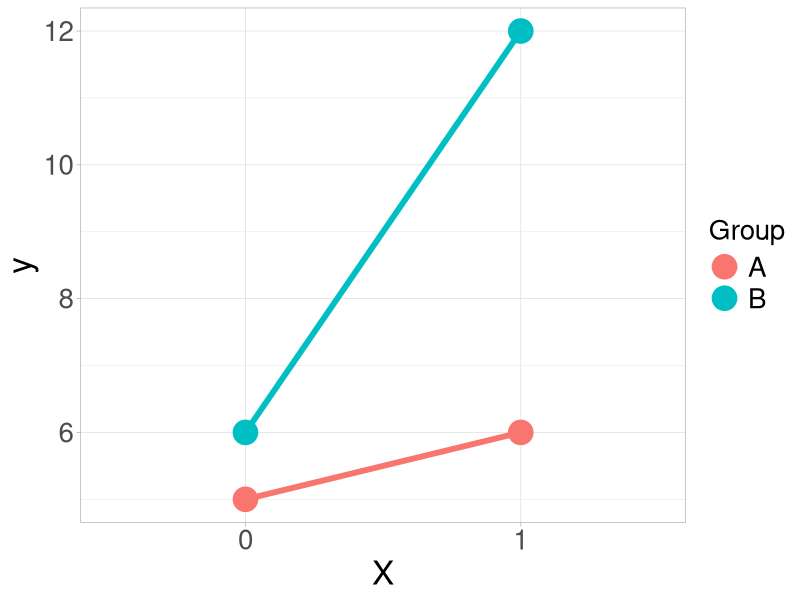
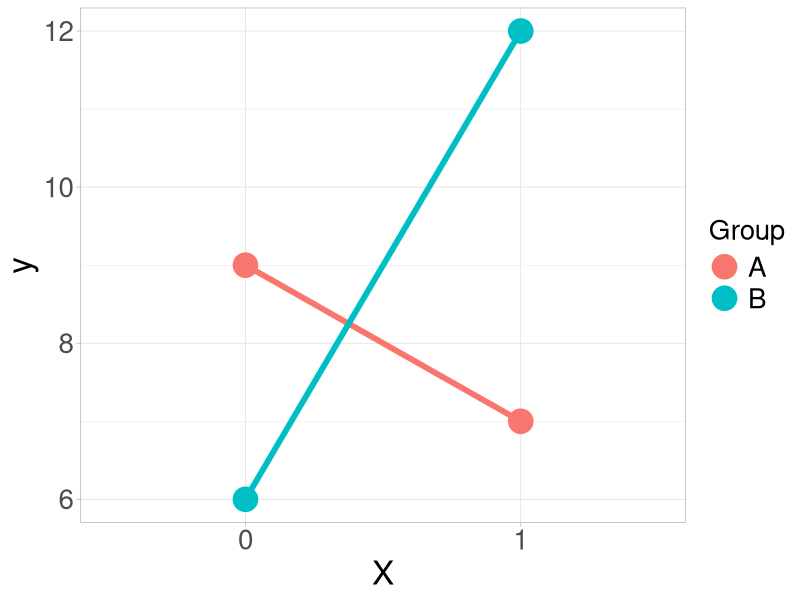
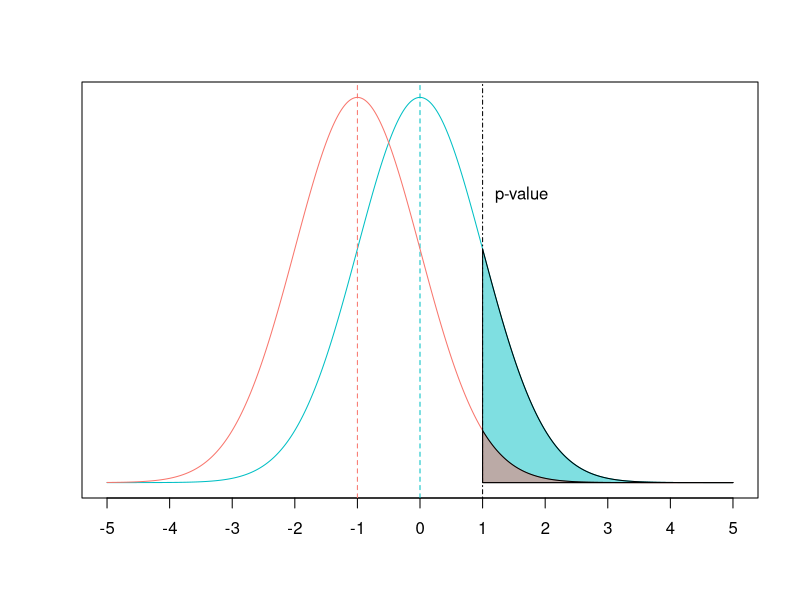
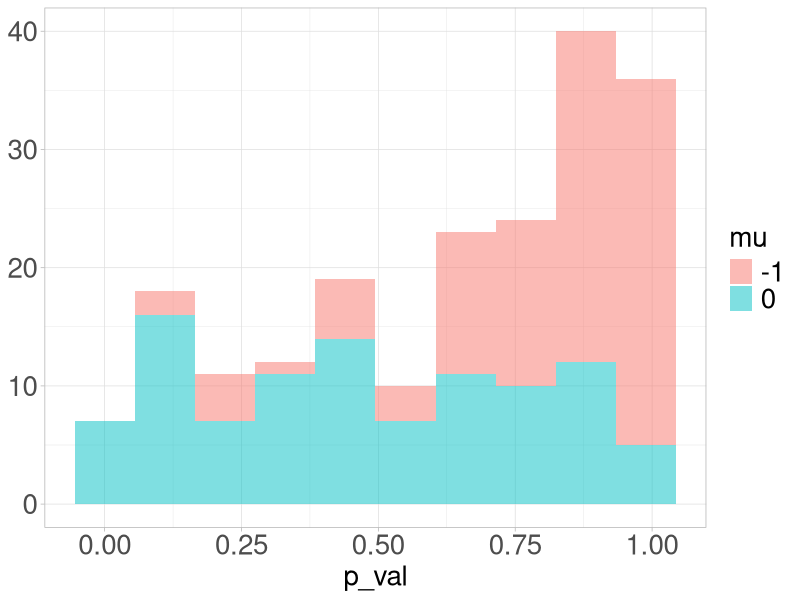
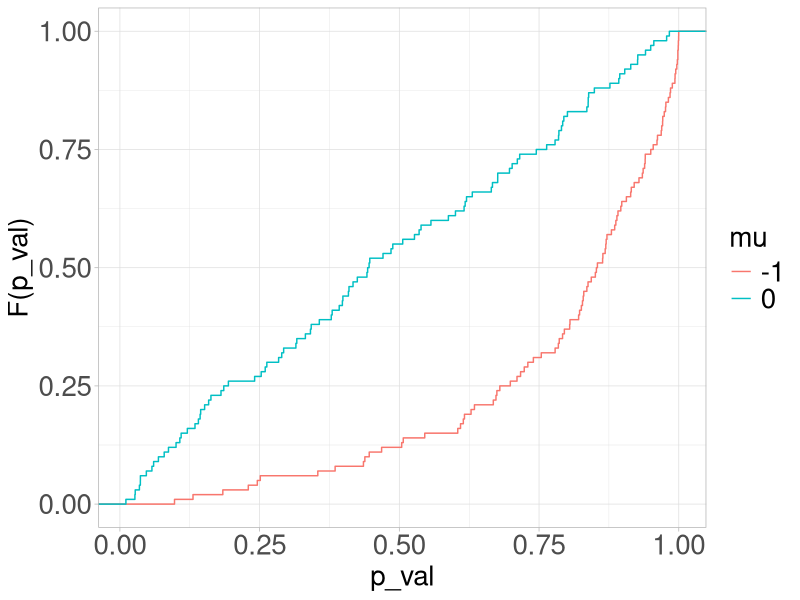
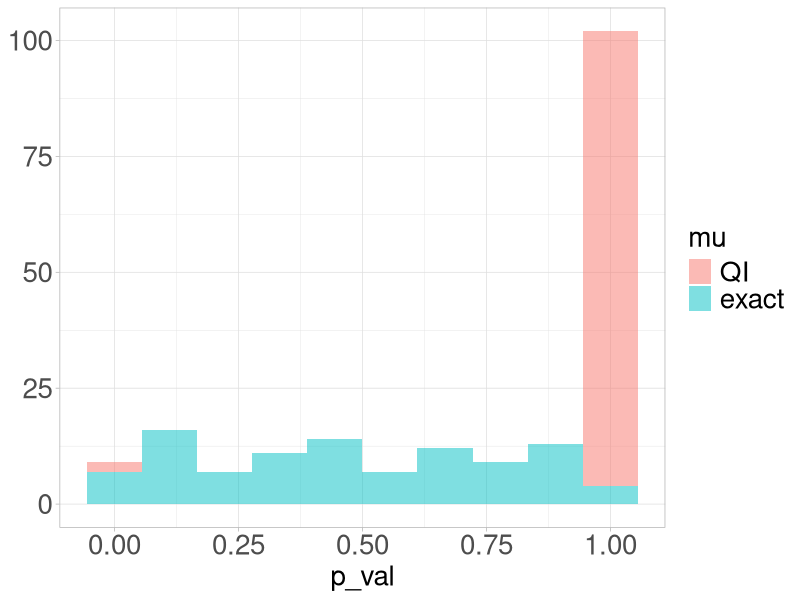
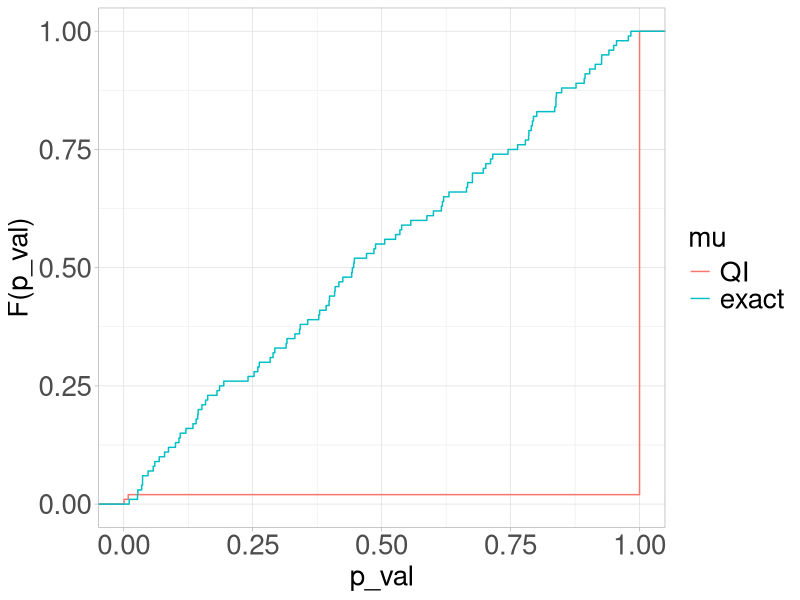
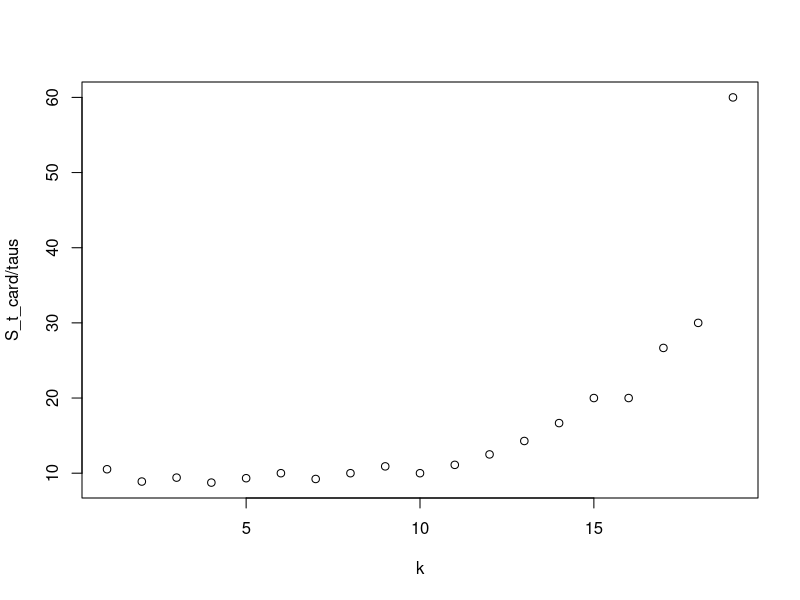

Here is the R script that generated these plots, in order:
## ---- chunk 1

## ---- chunk 2
library(tidyverse)
## ---- chunk 3
tibble(X = factor(c(0, 0, 1, 1)),
       Group = factor(c("A", "B", "A", "B")),
       y = c(5, 6, 6, 12)) %>%
  ggplot(aes(X, y, color = Group, group = Group)) +
  geom_line(lwd = 2) +
  geom_point(size = 8) +
  theme_light() +
  theme(axis.text.x = element_text(size = 20),
        axis.text.y = element_text(size = 20),
        axis.title.x = element_text(size = 24),
        axis.title.y = element_text(size = 24),
        legend.text = element_text(size = 20),
        legend.title = element_text(size = 20))
## ---- chunk 4
tibble(X = factor(c(0, 0, 1, 1)),
       Group = factor(c("A", "B", "A", "B")),
       y = c(9, 6, 7, 12)) %>%
  ggplot(aes(X, y, color = Group, group = Group)) +
  geom_line(lwd = 2) +
  geom_point(size = 8) +
  theme_light() +
  theme(axis.text.x = element_text(size = 20),
        axis.text.y = element_text(size = 20),
        axis.title.x = element_text(size = 24),
        axis.title.y = element_text(size = 24),
        legend.text = element_text(size = 20),
        legend.title = element_text(size = 20))
## ---- chunk 5
p_global_bonferroni <- function(p_vals) {
  n <- length(p_vals)
  return(min(n * min(p_vals), 1))
}
## ---- chunk 6
x <- seq(-5, 5, 0.01)
f0 <- dnorm(x, mean = 0)
f_1 <- dnorm(x, mean = -1)
plot(x, f0, type = "l", col = "#00BFC4",
     xlab = "", ylab = "", xaxt = "n", yaxt = "n")
axis(1, at = seq(-5, 5, by = 1))
abline(v = 0, col = "#00BFC4", lty = 2)
lines(x, f_1, col = "#F8766D")
abline(v = -1, col = "#F8766D", lty = 2)
abline(v = 1, col = 1, lty = 4)
text(1.2, 0.3, labels = "p-value", adj = c(0, 0.5))
gr <- as.vector(col2rgb("#00BFC4")) / 255
re <- as.vector(col2rgb("#F8766D")) / 255
polygon(c(x[x>=1], max(x), 1), c(f0[x>=1], 0, 0),
        col=rgb(gr[1], gr[2], gr[3], 0.5))
polygon(c(x[x>=1], max(x), 1), c(f_1[x>=1], 0, 0),
        col=rgb(re[1], re[2], re[3], 0.5))

## ---- chunk 7
y1 <- rnorm(n = 100, mean = 0)
p1 <- 1 - pnorm(y1, mean = 0)
y2 <- rnorm(n = 100, mean = -1)
p2 <- 1 - pnorm(y2, mean = 0)

## ---- chunk 8
df <- tibble(p_val = c(p1, p2),
             mu = factor(c(rep(0, 100), rep(-1, 100))))
h <- df %>%
  ggplot(aes(p_val, fill = mu)) +
  geom_histogram(bins = 10, alpha = 0.5)

cdf <- df %>%
  ggplot(aes(p_val, color = mu)) +
  stat_ecdf()
## ---- chunk 9
h +
  labs(y = NULL) +
  theme_light() +
  theme(axis.text = element_text(size = 20),
        axis.title.x = element_text(size = 20),
        legend.text = element_text(size = 20),
        legend.title = element_text(size = 20))
## ---- chunk 10
cdf +
  labs(y = "F(p_val)") +
  theme_light() +
  theme(axis.text = element_text(size = 20),
        axis.title.y = element_text(size = 20),
        axis.title.x = element_text(size = 20),
        legend.text = element_text(size = 20),
        legend.title = element_text(size = 20))
## ---- chunk 11
set.seed(1)
## ---- chunk 12
y3 <- rnorm(100, mean = c(3, 3, rep(-10, 98)))
p3 <- 1 - pnorm(y3, mean = 0)

signif(head(p3), digits = 2)
## ---- chunk 13
df <- tibble(p_val = c(p1, p3),
             mu = factor(c(rep("exact", 100), rep("QI", 100)),
                         levels = c("QI", "exact")))
h <- df %>%
  ggplot(aes(p_val, fill = mu)) +
  geom_histogram(bins = 10, alpha = 0.5)

cdf <- df %>%
  ggplot(aes(p_val, color = mu)) +
  stat_ecdf()
## ---- chunk 14
h +
  labs(y = NULL) +
  theme_light() +
  theme(axis.text = element_text(size = 20),
        axis.title.x = element_text(size = 20),
        legend.text = element_text(size = 20),
        legend.title = element_text(size = 20))
## ---- chunk 15
cdf +
  labs(y = "F(p_val)") +
  theme_light() +
  theme(axis.text = element_text(size = 20),
        axis.title.y = element_text(size = 20),
        axis.title.x = element_text(size = 20),
        legend.text = element_text(size = 20),
        legend.title = element_text(size = 20))
## ---- chunk 16
p_pos <- 1 - pnorm(y3, mean = 0)
p_neg <- pnorm(y3, mean = 0)

p_global_bonferroni(p_pos); p_global_bonferroni(p_neg)

max(p_global_bonferroni(p_pos), p_global_bonferroni(p_neg)) 
## ---- chunk 17
p_global_bonferroni(p3[p3 <= 0.8] / 0.8)
## ---- chunk 18
tau <- 0.8
p_pos <- 1 - pnorm(y3, mean = 0)
p_neg <- pnorm(y3, mean = 0)

(p_pos_gl <- p_global_bonferroni(p_pos[p_pos <= tau] / tau))
(p_neg_gl <- p_global_bonferroni(p_neg[p_neg <= tau] / tau))

max(p_pos_gl, p_neg_gl)
## ---- chunk 19
n_sim <- 10000
reject <- numeric(n_sim); reject_cond <- numeric(n_sim)

for (j in 1:n_sim) {
  y <- rnorm(100, mean = c(4, rep(-4, 99)))
  p <- 1 - pnorm(y, mean = 0)
  reject[j] <- as.integer(p_global_bonferroni(p) < 0.05)
  reject_cond[j] <- as.integer(p_global_bonferroni(p[p <= 0.8]/0.8) < 0.05)
}
mean(reject); mean(reject_cond)
## ---- chunk 20
reject <- numeric(n_sim); reject_cond <- numeric(n_sim)

for (j in 1:n_sim) {
  y <- rnorm(100, mean = c(rep(1, 50), rep(-1, 50)))
  p_pos <- 1 - pnorm(y, mean = 0)
  p_neg <- pnorm(y, mean = 0)
  p_pos_gl <- p_global_bonferroni(p_pos)
  p_neg_gl <- p_global_bonferroni(p_neg)
  p <- max(p_pos_gl, p_neg_gl)
  reject[j] <- as.integer(p < 0.05)
  p_pos_gl <- p_global_bonferroni(p_pos[p_pos <= 0.8] / 0.8)
  p_neg_gl <- p_global_bonferroni(p_neg[p_neg <= 0.8] / 0.8)
  p <- max(p_pos_gl, p_neg_gl)
  reject_cond[j] <- as.integer(p < 0.05)
}
mean(reject); mean(reject_cond)
## ---- chunk 21
p_values <- c(1.0, 1.0, 0.95, 0.9, 0.8, 0.7, 0.5, 0.2, 0.1, 0.01, 0.01, 0.001)
taus <- seq(0.95, 0.05, -0.05)
K <- length(taus)
S_t_card <- numeric(K)
for (k in 1:K) {
  S_t_card[k] <- length(p_values[p_values <= taus[k]])
}

plot(1:K, S_t_card / taus, xlab = "k")
